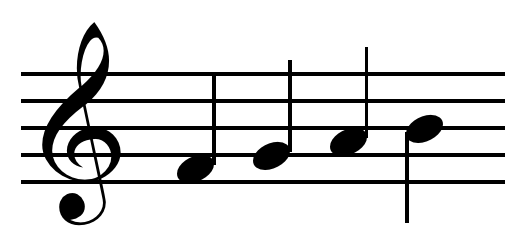
#> input picture images/quarter_note_run.png, 523 x 243 px, found by its file name
$ python destroyBars.py   (Python 2 division)
#> lines starting #> are read from the running program, lines starting #| are printed output that depends on the picture; after the words box and inside, x2 and y2 are one past the last pixel; in counts of white or black regions, pixels touching at a corner belong together
import cv2
import numpy as np

## TODO: code to figure out the right black threshold


# [48 lines left out: functions eliminateBars, read_staff_lines, not called in this run]

def destroy_non_note_cols(img):
    (rows,cols) = np.shape(img)
    print rows,cols
    for col in range(cols):
        total_black_in_col = 0
        for row in range(rows):
            # print row,col
            if img[row][col]==0:
                total_black_in_col += 1
        black_threshold = 30
        if total_black_in_col < black_threshold:
            for row in range(rows):
                img[row][col]=255
    return img


if __name__ == '__main__':
    img = cv2.imread('./images/quarter_note_run.png', 0)
#> img is the input picture: shape (243, 523); min 0, max 255, mean 220.4
    (rows,cols) = np.shape(img)
#> rows = 243; cols = 523


    # [17 lines of commented-out code are left out]
    new_img = destroy_non_note_cols(img)
#| 243 523
#> after the loop in destroy_non_note_cols, `for col in range(cols):`:
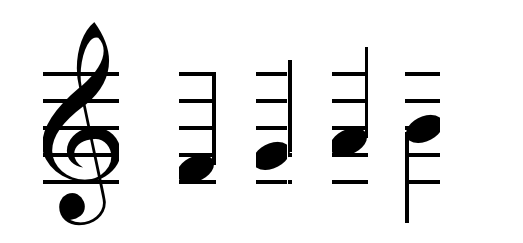
#> img: shape (243, 523); 4.29% of pixels changed, all inside (x1, y1, x2, y2) = (21, 72, 505, 184)

    cv2.imshow('test',new_img)
    cv2.waitKey(0)
    #cv2.imwrite('./images/unbarred_jinglebells2.png',img)

$ run again, with images/im_yours.png copied over images/quarter_note_run.png
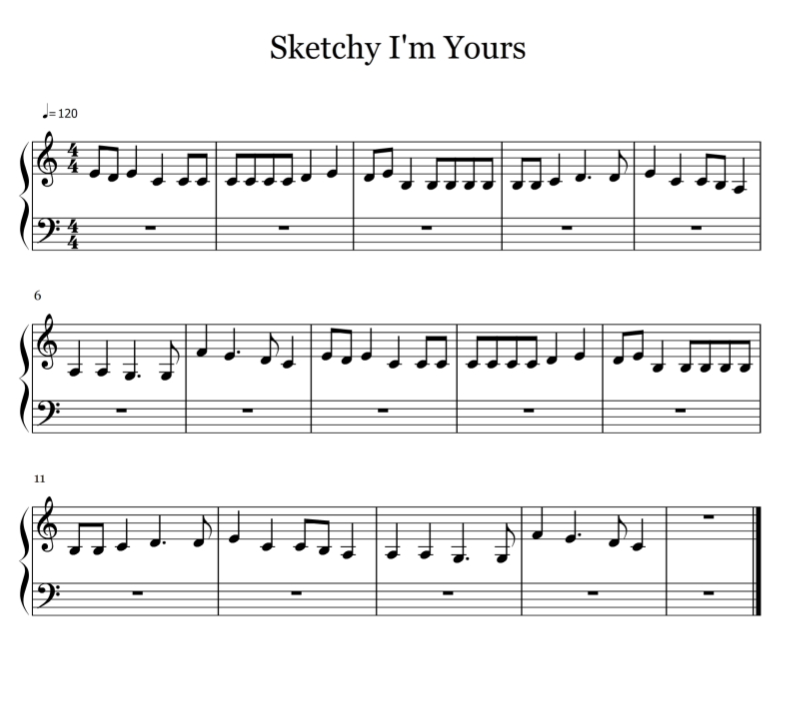
#> input picture images/im_yours.png, 789 x 728 px, found by its file name
#| 728 789
#> after the loop in destroy_non_note_cols, `for col in range(cols):`:
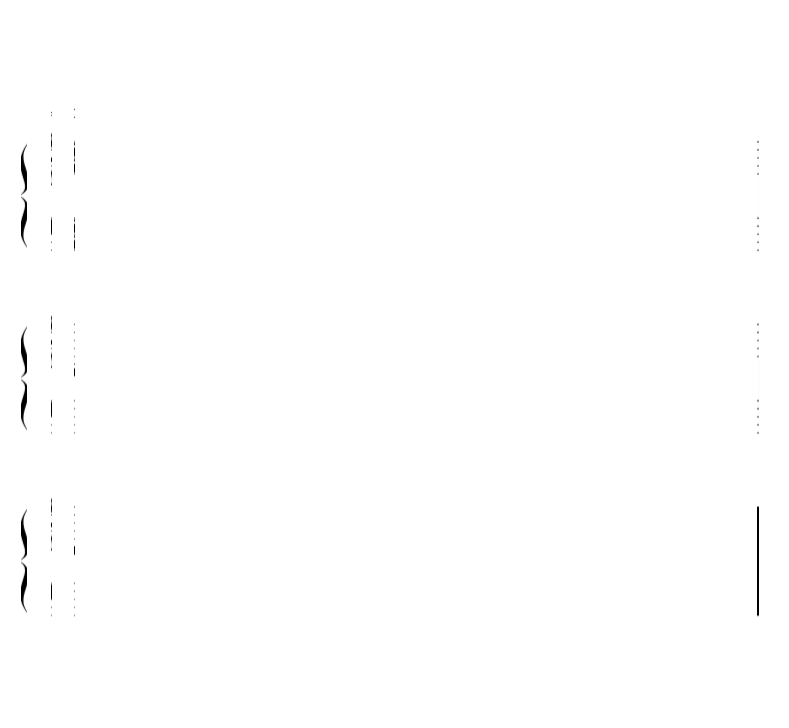
#> img: shape (728, 789); min 0, max 255, mean 254.4

$ run again, with images/jinglebells.png copied over images/quarter_note_run.png
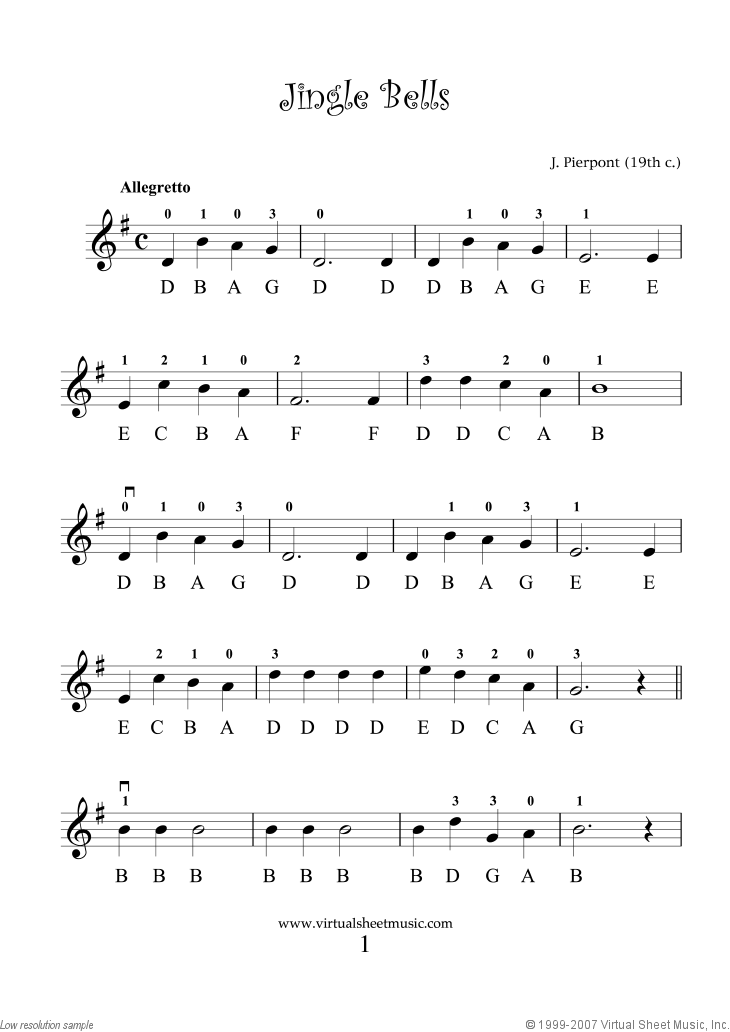
#> input picture images/jinglebells.png, 730 x 1032 px, found by its file name
#> img is the input picture: shape (1032, 730); min 0, max 255, mean 247.2
#| 1032 730
#> after the loop in destroy_non_note_cols, `for col in range(cols):`:
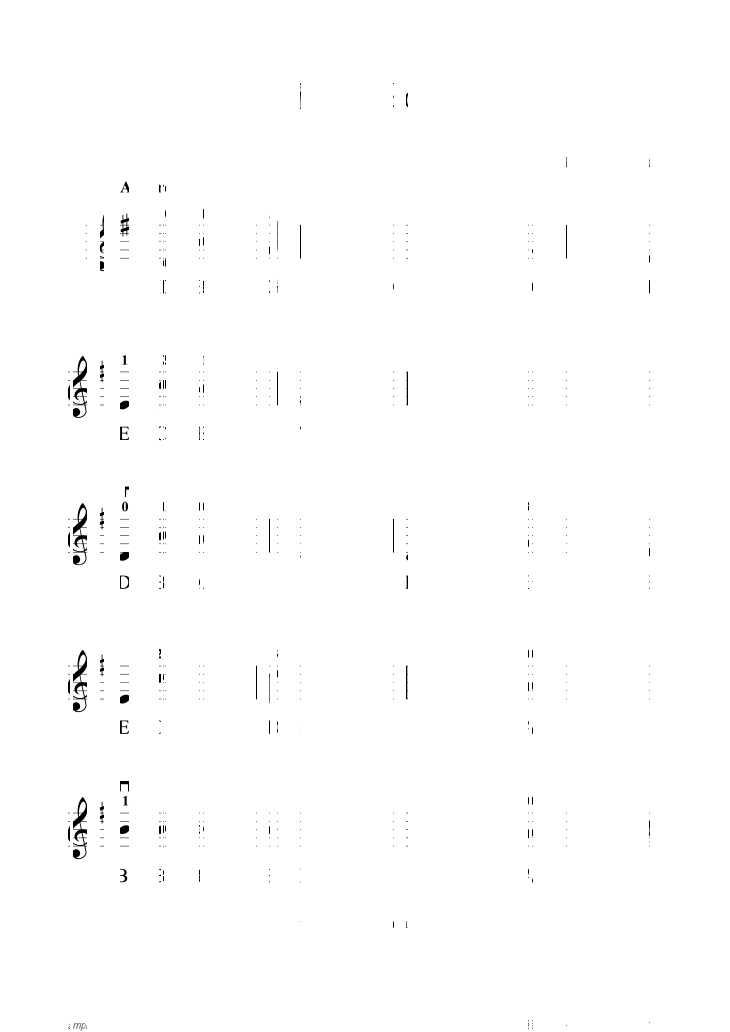
#> img: shape (1032, 730); 5.84% of pixels changed, all inside (x1, y1, x2, y2) = (0, 79, 729, 1031)

$ run again, with images/mary_had_a_little_lamb.png copied over images/quarter_note_run.png
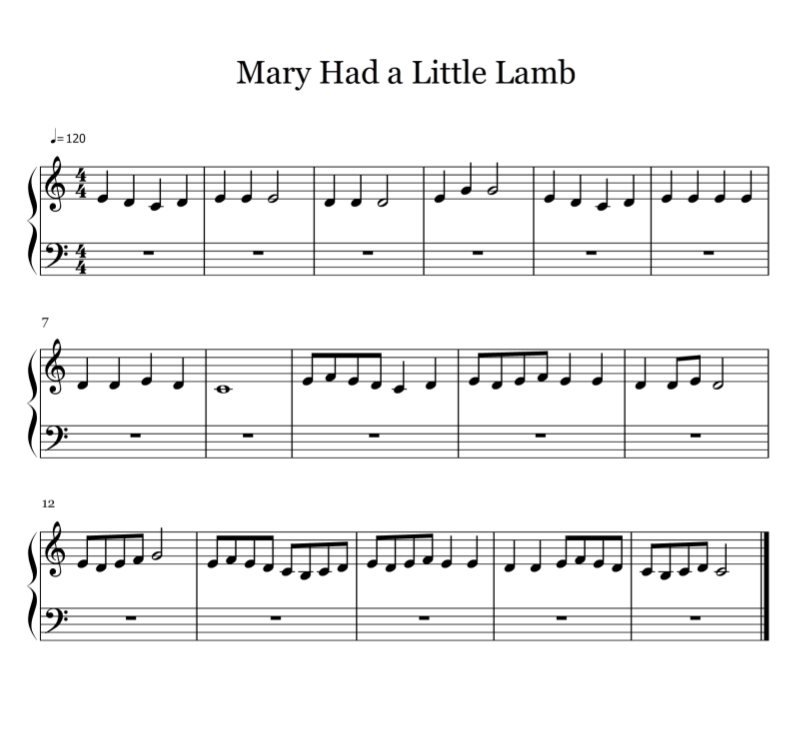
#> input picture images/mary_had_a_little_lamb.png, 799 x 748 px, found by its file name
#| 748 799
#> after the loop in destroy_non_note_cols, `for col in range(cols):`:
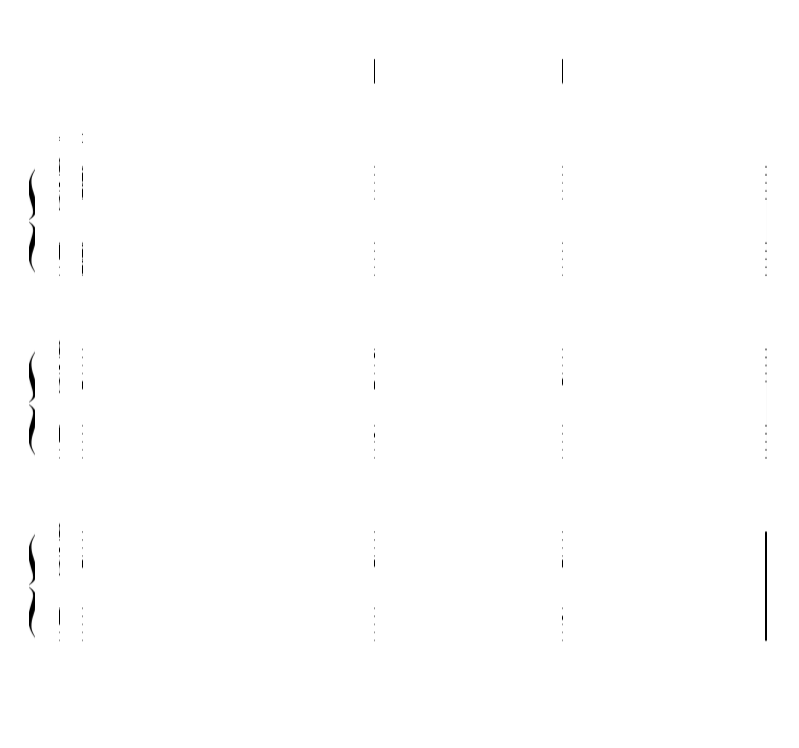
#> img: shape (748, 799); min 0, max 255, mean 254.4
